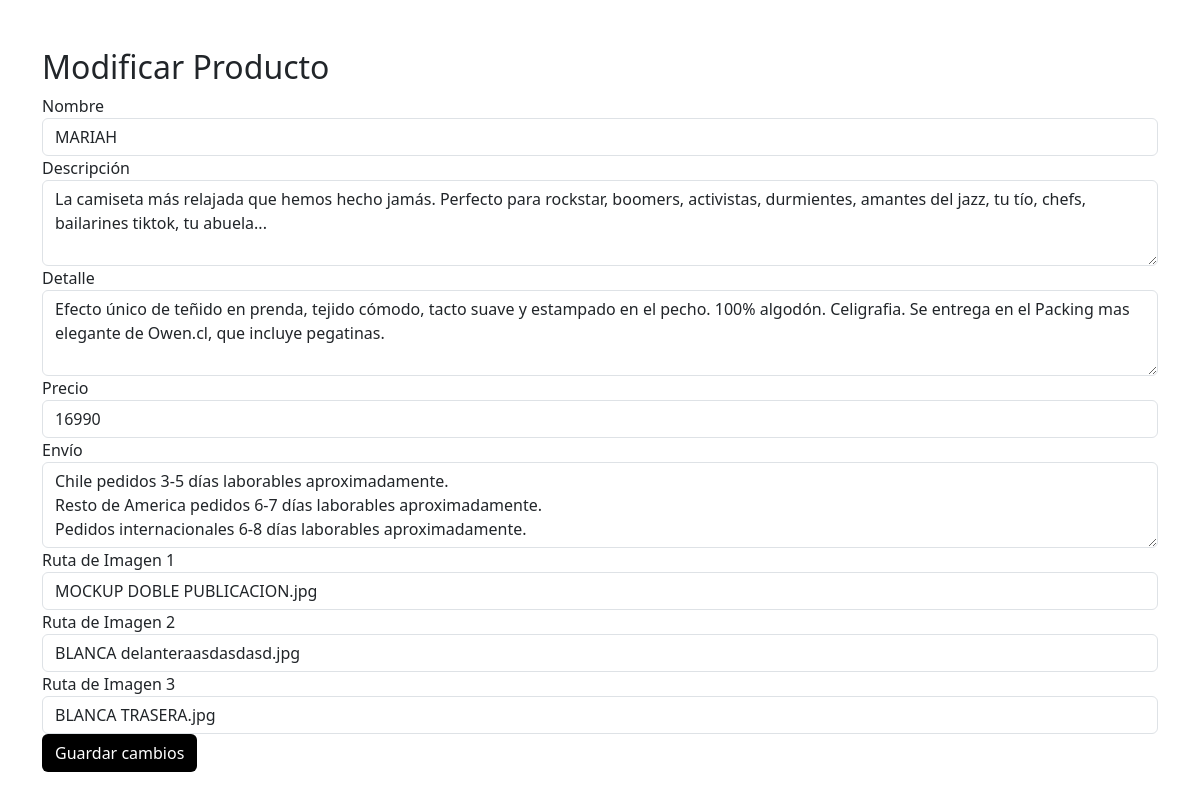
The app's page /Owen/buscar/1 with its own data.
### Owen/models.py (models this page shows, shortened)
class Polera(models.Model):
    id_polera = models.AutoField(primary_key=True, db_column="IdPolera")
    nombre = models.CharField(max_length=20, null=False, blank=False)
    descripcion = models.TextField(null=False, blank=False)
    detalle = models.TextField(null=False, blank=False)
    precio = models.IntegerField(null=False, blank=False)
    envio = models.TextField(null=False, blank=False)
    rutaImg1 = models.CharField(max_length=100, null=False, blank=False)
    rutaImg2 = models.CharField(max_length=100, null=False, blank=False)
    rutaImg3 = models.CharField(max_length=100, null=False, blank=False)

### Owen/views.py (the view)
# urls.py: path('buscar/<str:pk>', views.buscar, name='buscar'),
def buscar(request,pk):
    polera=Polera.objects.get(id_polera=pk)
    context = {
        'polera':polera,
    }
    return render(request, "pages/modificar.html", context)

### Owen/templates/pages/modificar.html (shortened to what this page needs)
<!DOCTYPE html>
<html lang="es">
<head>
    {% load static %}
    <link rel="stylesheet" href="{% static 'css/bootstrap.min.css' %}" />
</head>
<body>
    <div class="container mt-5">
        <h2>Modificar Producto</h2>
        <form action="{% url "modificar" pk=polera.id_polera %}" method="POST">
            <div class="form-group">
                <label for="nombre">Nombre</label>
                <input type="text" value="{{polera.nombre}}" class="form-control" id="nombre" name="nombre" maxlength="20" required>
            </div>
            <div class="form-group">
                <label for="descripcion">Descripción</label>
                <textarea class="form-control" id="descripcion" name="descripcion" rows="3" required>{{polera.descripcion}}</textarea>
            </div>
            <div class="form-group">
                <label for="detalle">Detalle</label>
                <textarea class="form-control" id="detalle" name="detalle" rows="3" required>{{polera.detalle}}</textarea>
            </div>
            <div class="form-group">
                <label for="precio">Precio</label>
                <input type="number" value="{{polera.precio}}" class="form-control" id="precio" name="precio" required>
            </div>
            <div class="form-group">
                <label for="envio">Envío</label>
                <textarea class="form-control" id="envio" name="envio" rows="3" required>{{polera.envio}}</textarea>
            </div>
            <div class="form-group">
                <label for="rutaImg1">Ruta de Imagen 1</label>
                <input type="text" class="form-control" value="{{polera.rutaImg1}}" id="rutaImg1" name="rutaImg1" maxlength="100" required>
            </div>
            <div class="form-group">
                <label for="rutaImg2">Ruta de Imagen 2</label>
                <input type="text" class="form-control" value="{{polera.rutaImg2}}" id="rutaImg2" name="rutaImg2" maxlength="100" required>
            </div>
            <div class="form-group">
                <label for="rutaImg3">Ruta de Imagen 3</label>
                <input type="text" class="form-control" value="{{polera.rutaImg3}}" id="rutaImg3" name="rutaImg3" maxlength="100" required>
            </div>
            <button type="submit" class="btn btn-custom">Guardar cambios</button>
        </form>
    </div>
</body>
</html>

### Owen/templates/pages/modificar.html (style rules this page uses)
.btn-custom { background-color: black; color: white; }

### records on screen
Polera: nombre "MARIAH", descripcion "La camiseta más relajada que hemos hecho jamás. Perfecto para rockstar, boomers, activistas, durmientes, amantes del jazz, tu tío, chefs, bailarines tiktok, tu abuela...", detalle "Efecto único de teñido en prenda, tejido cómodo, tacto suave y estampado en el pecho. 100% algodón. Celigrafia. Se entrega en el Packing mas elegante de Owen.cl, que incluye pegatinas.", precio "16990", envio "Chile pedidos 3-5 días laborables aproximadamente. Resto de America pedidos 6-7 días laborables aproximadamente. Pedidos internacionales 6-8 días laborables aproximadamente.", rutaImg1 "MOCKUP DOBLE PUBLICACION.jpg", rutaImg2 "BLANCA delanteraasdasdasd.jpg", rutaImg3 "BLANCA TRASERA.jpg"
